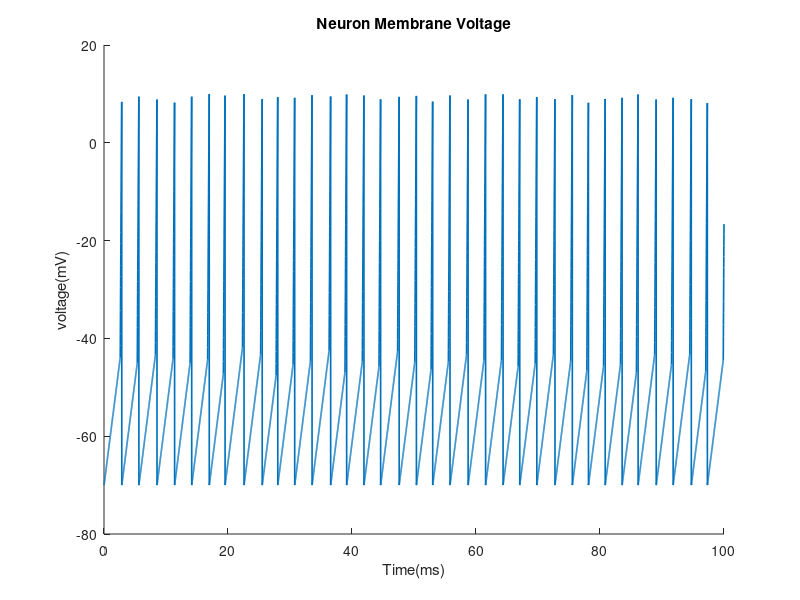

This figure's MATLAB source:
%-------------------------------------------
% Q3_1
%-------------------------------------------
beta=1;
D=500; %number of dots
range=5; gamma=0.5;%don't manipulate
x=linspace(-range,range,D);
F = beta*(1+tanh(gamma*x));
f=zeros(1,D);
for i=1:D-1
    f(i)=(F(i+1)-F(i))/(2*range/D);
end
%{
figure
hold on
P1=subplot(2,1,1);
plot(x,F,'LineWidth',1.2);
title('CDF');

P2=subplot(2,1,2);
plot(x,f,'LineWidth',1.2);
title('PDF');
hold off
%}

%-------------------------------------------
% Q3_2
%-------------------------------------------
dt = 0.01; % Simulation time step
Duration = 100; % Simulation length
T = ceil(Duration/dt);
t = (1:T) * dt; % Simulation time points in ms
Tau=1;
vTh = -45;
vRest = -70;
RI = 200;
V = zeros(1,T);
V(1)=vRest;
refractory=1;
th=zeros(1,ceil(Duration));
for i=1:ceil(Duration)
    while 1==1
        a=ceil(rand*D);
        if rand*f(D/2)<f(a)
            th(i)=vTh+x(a);
            break
        end
    end
end
j=1;
for i = 1:T-1
    if refractory==1
        V(i+1)=V(i)+0.1;
        if V(i+1)>th(j)
            j=j+1;
            refractory=0;
        end
    end
    if refractory==0
        dv = (dt/Tau)*(-V(i)+RI);
        V(i+1) = V(i)+dv;
        if V(i+1)>10
            V(i+1)=vRest;
            refractory=1;
        end
    end
end
%
figure
hold on
title('Neuron Membrane Voltage')
ylabel('voltage(mV)')
xlabel('Time(ms)')
plot(t,V,'LineWidth',1.2);
hold off
%}

%-------------------------------------------
% Q3_3
%-------------------------------------------
%{
figure
hold on
histogram(th(1:j-1))
title('Number of spikes in different voltage thresholds')
ylabel('Number of spikes')
xlabel('Voltage Threshold(mV)')
hold off
%}
%-------------------------------------------
% Q3_4
%-------------------------------------------

R = 1;
I = zeros(1,T);
for i=1:T
    I(i)=10+(i-1)*(10/(T-1));
end

V = zeros(1,T);
V(1)=vRest;
refractory=1;
j=1;
fr=zeros(1,T);
fires=0;
for i = 1:T-1
    if refractory==1
        V(i+1)=V(i)+1;
        if V(i+1)>th(j)
            if ceil(i/100000)==i/100000
                fires=0;
            end
            fires=fires+1;
            fr(i)=fr(i)+fires;
            j=j+1;
            refractory=0;
        end
    end
    if refractory==0
        dv = (dt/Tau)*(-V(i)+R*I(i));
        V(i+1) = V(i)+dv;
        if V(i+1)>10
            V(i+1)=vRest;
            refractory=1;
        end
    end
end

% you should increase the duration
%{
figure
hold on
title('F-I')
ylabel('F')
xlabel('I(uA)')
plot(I,fr,'LineWidth',1.2);
hold off
%}
